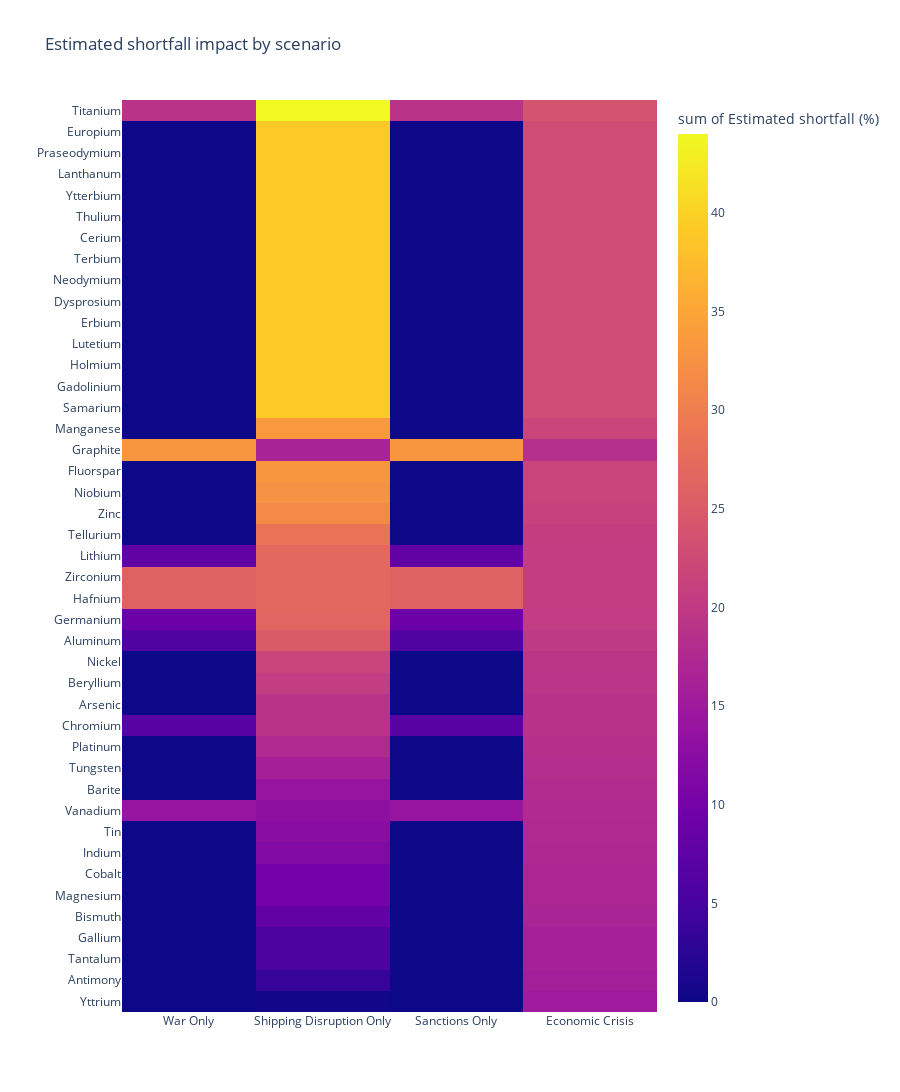

Notebook code for this chart:
### Code cell
short_cols = [
    "shortfall_war_only_pct",
    "shortfall_shipping_disruption_only_pct",
    "shortfall_sanctions_only_pct",
    "shortfall_economic_crisis_pct"
]

melt = min_piv.melt(id_vars=["mineral"], value_vars=short_cols, var_name="scenario", value_name="shortfall_pct")

# Make nicer labels
melt["scenario"] = melt["scenario"].str.replace("shortfall_", "").str.replace("_pct", "").str.replace("_", " ").str.title()

# Order minerals by worst-case shortfall
worst = (
    melt.groupby("mineral")["shortfall_pct"].max().sort_values(ascending=False).index.tolist()
)

fig = px.density_heatmap(
    melt,
    x="scenario",
    y="mineral",
    z="shortfall_pct",
    category_orders={"mineral": worst},
    title="Estimated shortfall impact by scenario",
    labels={"shortfall_pct": "Estimated shortfall (%)", "scenario": "", "mineral": ""}
)
fig.update_layout(height=1200)
fig.show()

### Figure 1 — Plotly figure (JSON) as saved in the notebook; plotly's stock layout.template omitted (floating-point values rounded to 4 significant figures; data arrays with more than 128 entries replaced by an {"elided": "..."} marker saying what was removed)
{"data": [{"coloraxis": "coloraxis", "histfunc": "sum", "hovertemplate": "=%{y}<br>sum of Estimated shortfall (%)=%{z}<extra></extra>", "name": "", "type": "histogram2d", "x": {"elided": "172 str values"}, "xaxis": "x", "xbingroup": "x", "y": {"elided": "172 str values"}, "yaxis": "y", "ybingroup": "y", "z": {"elided": "172 float values"}}], "layout": {"coloraxis": {"colorbar": {"title": {"text": "sum of Estimated shortfall (%)"}}, "colorscale": [[0, "#0d0887"], [0.1111, "#46039f"], [0.2222, "#7201a8"], [0.3333, "#9c179e"], [0.4444, "#bd3786"], [0.5556, "#d8576b"], [0.6667, "#ed7953"], [0.7778, "#fb9f3a"], [0.8889, "#fdca26"], [1, "#f0f921"]]}, "height": 1200, "legend": {"tracegroupgap": 0}, "title": {"text": "Estimated shortfall impact by scenario"}, "xaxis": {"anchor": "y", "domain": [0, 1], "title": {"text": ""}}, "yaxis": {"anchor": "x", "categoryarray": ["Yttrium", "Antimony", "Tantalum", "Gallium", "Bismuth", "Magnesium", "Cobalt", "Indium", "Tin", "Vanadium", "Barite", "Tungsten", "Platinum", "Chromium", "Arsenic", "Beryllium", "Nickel", "Aluminum", "Germanium", "Hafnium", "Zirconium", "Lithium", "Tellurium", "Zinc", "Niobium", "Fluorspar", "Graphite", "Manganese", "Samarium", "Gadolinium", "Holmium", "Lutetium", "Erbium", "Dysprosium", "Neodymium", "Terbium", "Cerium", "Thulium", "Ytterbium", "Lanthanum", "Praseodymium", "Europium", "Titanium"], "categoryorder": "array", "domain": [0, 1], "title": {"text": ""}}}}
